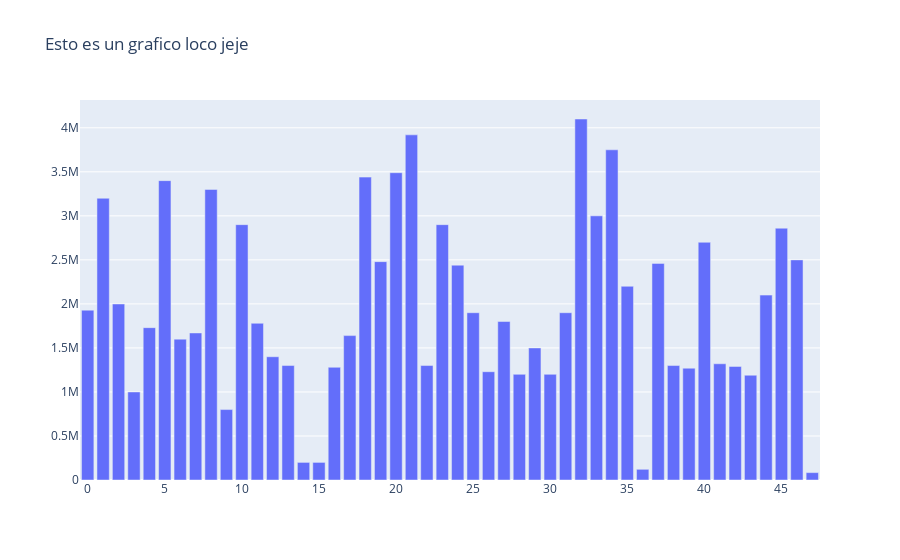

Notebook code cell kept with this figure:
### Code cell
import requests
from bs4 import BeautifulSoup
from requests.api import request
import pandas as pd
import numpy as np
import plotly.graph_objects as go

url = 'https://www.linio.com.co/search?scroll=&q=televisores+smart+tv'
req = requests.get(url)

body = req.text
soup = BeautifulSoup(req.text, "html.parser")

all_body = soup.find_all('span', attrs = {'class':'title-section'})

################################################################################################################
origin_prices = soup.find_all('span', attrs = {'class':'original-price'}) #this tag contains all origina prices
discount = soup.find_all('span', attrs = {'class':'discount'}) #this tag contains all discounts
################################################################################################################

i=0
ori=list()
dis=list()
ori1=list()
orif=list()

for tag, tag1 in zip(origin_prices, discount):
    ori.append(tag.get_text().replace(".","").replace("$",""))
    dis.append(tag1.get_text().replace("-","").replace("%",""))
    ori[i] = int(ori[i])
    dis[i] = int(dis[i])
    i+=1
    


fig = go.Figure(
    
    data= [go.Bar(y=ori)],
    layout_title_text="Esto es un grafico loco jeje"
)

fig.show()


# df = pd.DataFrame(ori,dis)

# print(df)

### Figure 1 — Plotly figure (JSON) as saved in the notebook; plotly's stock layout.template omitted (floating-point values rounded to 4 significant figures)
{"data": [{"type": "bar", "y": [1929000, 3200000, 1999000, 999900, 1730000, 3400000, 1599900, 1670000, 3299900, 799900, 2900000, 1780000, 1399900, 1299900, 199900, 199900, 1280000, 1640000, 3439900, 2479900, 3489900, 3919900, 1299900, 2900000, 2440000, 1899900, 1229900, 1799900, 1200000, 1499900, 1200000, 1899900, 4099900, 3000000, 3750000, 2200000, 121552, 2460000, 1299900, 1269900, 2699900, 1320000, 1290000, 1190000, 2099900, 2859900, 2499900, 83901]}], "layout": {"autosize": true, "title": {"text": "Esto es un grafico loco jeje"}, "xaxis": {"autorange": true, "range": [-0.5, 47.5]}, "yaxis": {"autorange": true, "range": [0, 4316000.0], "type": "linear"}}}
